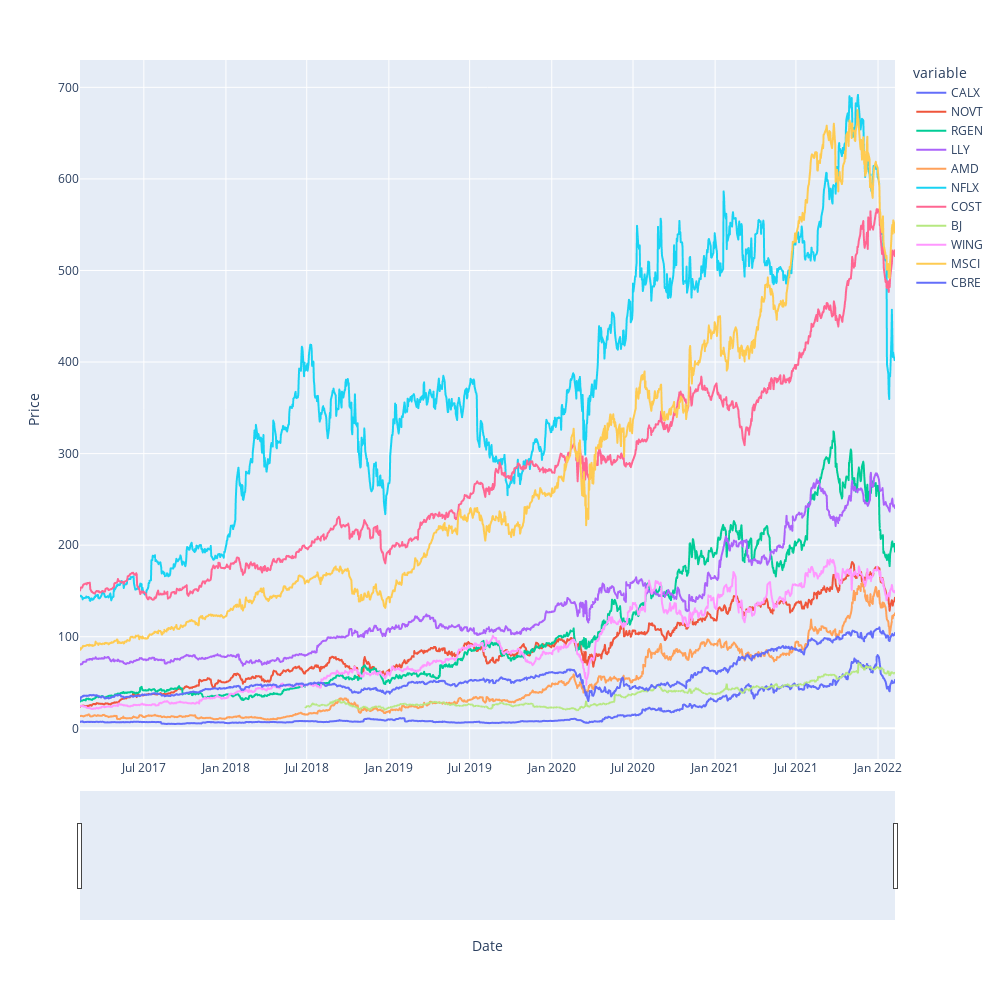

Here is the notebook cell this chart was saved with:
### Markdown cell above
# Plot price of investment over entire dataset

### Code cell
fig = px.line(mult_df, x=mult_df.index, y=mult_df.columns)
fig.update_xaxes(title="Date", rangeslider_visible=True)
fig.update_yaxes(title="Price")
fig.update_layout(height=1000, width=1000, 
                  showlegend=True)
fig.show()

### Figure 1 — Plotly figure (JSON) as saved in the notebook; plotly's stock layout.template omitted (floating-point values rounded to 4 significant figures; data arrays with more than 128 entries replaced by an {"elided": "..."} marker saying what was removed)
{"data": [{"hovertemplate": "variable=CALX<br>Date=%{x}<br>value=%{y}<extra></extra>", "legendgroup": "CALX", "line": {"color": "#636efa", "dash": "solid"}, "marker": {"symbol": "circle"}, "mode": "lines", "name": "CALX", "showlegend": true, "type": "scattergl", "x": {"elided": "1260 str values"}, "xaxis": "x", "y": {"elided": "1260 float values"}, "yaxis": "y"}, {"hovertemplate": "variable=NOVT<br>Date=%{x}<br>value=%{y}<extra></extra>", "legendgroup": "NOVT", "line": {"color": "#EF553B", "dash": "solid"}, "marker": {"symbol": "circle"}, "mode": "lines", "name": "NOVT", "showlegend": true, "type": "scattergl", "x": {"elided": "1260 str values"}, "xaxis": "x", "y": {"elided": "1260 float values"}, "yaxis": "y"}, {"hovertemplate": "variable=RGEN<br>Date=%{x}<br>value=%{y}<extra></extra>", "legendgroup": "RGEN", "line": {"color": "#00cc96", "dash": "solid"}, "marker": {"symbol": "circle"}, "mode": "lines", "name": "RGEN", "showlegend": true, "type": "scattergl", "x": {"elided": "1260 str values"}, "xaxis": "x", "y": {"elided": "1260 float values"}, "yaxis": "y"}, {"hovertemplate": "variable=LLY<br>Date=%{x}<br>value=%{y}<extra></extra>", "legendgroup": "LLY", "line": {"color": "#ab63fa", "dash": "solid"}, "marker": {"symbol": "circle"}, "mode": "lines", "name": "LLY", "showlegend": true, "type": "scattergl", "x": {"elided": "1260 str values"}, "xaxis": "x", "y": {"elided": "1260 float values"}, "yaxis": "y"}, {"hovertemplate": "variable=AMD<br>Date=%{x}<br>value=%{y}<extra></extra>", "legendgroup": "AMD", "line": {"color": "#FFA15A", "dash": "solid"}, "marker": {"symbol": "circle"}, "mode": "lines", "name": "AMD", "showlegend": true, "type": "scattergl", "x": {"elided": "1260 str values"}, "xaxis": "x", "y": {"elided": "1260 float values"}, "yaxis": "y"}, {"hovertemplate": "variable=NFLX<br>Date=%{x}<br>value=%{y}<extra></extra>", "legendgroup": "NFLX", "line": {"color": "#19d3f3", "dash": "solid"}, "marker": {"symbol": "circle"}, "mode": "lines", "name": "NFLX", "showlegend": true, "type": "scattergl", "x": {"elided": "1260 str values"}, "xaxis": "x", "y": {"elided": "1260 float values"}, "yaxis": "y"}, {"hovertemplate": "variable=COST<br>Date=%{x}<br>value=%{y}<extra></extra>", "legendgroup": "COST", "line": {"color": "#FF6692", "dash": "solid"}, "marker": {"symbol": "circle"}, "mode": "lines", "name": "COST", "showlegend": true, "type": "scattergl", "x": {"elided": "1260 str values"}, "xaxis": "x", "y": {"elided": "1260 float values"}, "yaxis": "y"}, {"hovertemplate": "variable=BJ<br>Date=%{x}<br>value=%{y}<extra></extra>", "legendgroup": "BJ", "line": {"color": "#B6E880", "dash": "solid"}, "marker": {"symbol": "circle"}, "mode": "lines", "name": "BJ", "showlegend": true, "type": "scattergl", "x": {"elided": "1260 str values"}, "xaxis": "x", "y": {"elided": "1260 float values"}, "yaxis": "y"}, {"hovertemplate": "variable=WING<br>Date=%{x}<br>value=%{y}<extra></extra>", "legendgroup": "WING", "line": {"color": "#FF97FF", "dash": "solid"}, "marker": {"symbol": "circle"}, "mode": "lines", "name": "WING", "showlegend": true, "type": "scattergl", "x": {"elided": "1260 str values"}, "xaxis": "x", "y": {"elided": "1260 float values"}, "yaxis": "y"}, {"hovertemplate": "variable=MSCI<br>Date=%{x}<br>value=%{y}<extra></extra>", "legendgroup": "MSCI", "line": {"color": "#FECB52", "dash": "solid"}, "marker": {"symbol": "circle"}, "mode": "lines", "name": "MSCI", "showlegend": true, "type": "scattergl", "x": {"elided": "1260 str values"}, "xaxis": "x", "y": {"elided": "1260 float values"}, "yaxis": "y"}, {"hovertemplate": "variable=CBRE<br>Date=%{x}<br>value=%{y}<extra></extra>", "legendgroup": "CBRE", "line": {"color": "#636efa", "dash": "solid"}, "marker": {"symbol": "circle"}, "mode": "lines", "name": "CBRE", "showlegend": true, "type": "scattergl", "x": {"elided": "1260 str values"}, "xaxis": "x", "y": {"elided": "1260 float values"}, "yaxis": "y"}], "layout": {"height": 1000, "legend": {"title": {"text": "variable"}, "tracegroupgap": 0}, "margin": {"t": 60}, "showlegend": true, "width": 1000, "xaxis": {"anchor": "y", "domain": [0, 1], "rangeslider": {"visible": true}, "title": {"text": "Date"}}, "yaxis": {"anchor": "x", "domain": [0, 1], "title": {"text": "Price"}}}}
